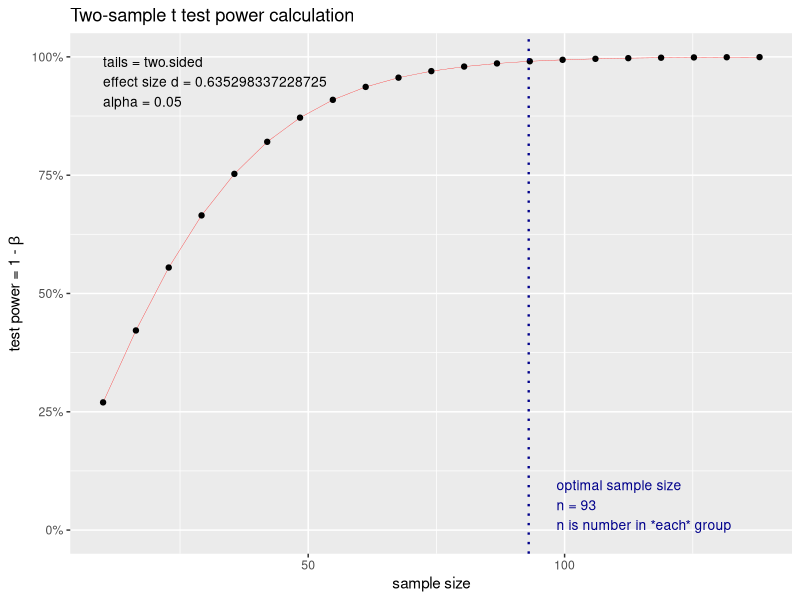

R code for this plot:
# Reading the dataset bhosdaa
df <- read.csv("ca3_dataset.csv")
str(df)
View(df)          
# Taking the subset
suraj <- subset(df, select = c(Statistical.Indicator, Dairy.products, Bakery.products))
View(suraj)
str(suraj)
suraj$Statistical.Indicator <- as.character(suraj$Statistical.Indicator)
View(suraj)
str(suraj)

# Performing the normality test
# Bhosdaa
normal_daru <- shapiro.test(suraj$Dairy.products)
normal_daru
normal_daru1 <- shapiro.test(suraj$Bakery.products)
normal_daru1

# Performing chi-squared test since the data is independent

chisq.test(suraj$Dairy.products)
chisq.test(suraj$Bakery.products)


dhope1 <- mean(suraj$Dairy.products)
dhope1
dhope2 <- mean(suraj$Bakery.products)
dhope2

sd1 <- sd(suraj$Dairy.products)
sd1
sd2 <- sd(suraj$Bakery.products)
sd2
avg_sd = (sd1 + sd2)/2
avg_sd
delta1 <- (dhope1 - dhope2)/avg_sd
delta1

# Performing the power test to determine sample size
library(pwr)
power.t.test(delta = delta1, n = NULL, sig.level = 0.05, power = 0.90, type = "two.sample", alternative = "two.sided")
# Power Analysis
power_suraj <- pwr.t.test(d = delta1,
                          sig.level = 0.05,
                          power = 0.99,
                          type = "two.sample",
                          alternative = "two.sided")
power_suraj
plot(power_suraj)

# Cohen test performance to determine correlation
cohen.ES(test = c("chisq"), size = c("small"))

# Performing spearman test to perform relationship between hypothesis
res_suraj <- cor.test(suraj$Dairy.products, suraj$Bakery.products,
                      method = "spearman")
res_suraj
